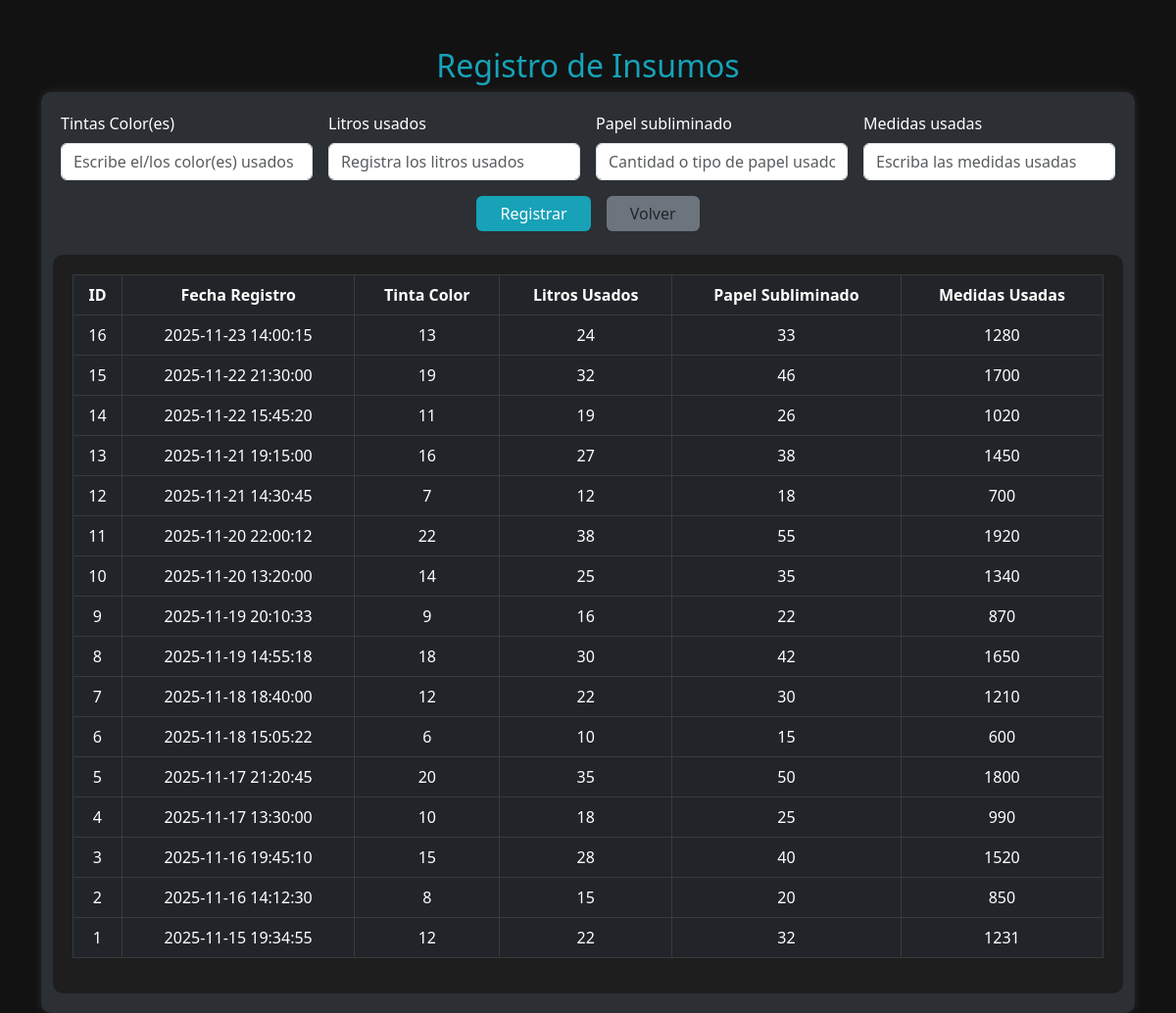
Screenshot of /registro_insumos.php with the database file from the repository.
### tables this page shows
CREATE TABLE `registro_insumos` (
  `id` int NOT NULL,
  `fecha_registro` timestamp NULL DEFAULT CURRENT_TIMESTAMP,
  `tinta_color` varchar(100) NOT NULL,
  `litros_usados` int NOT NULL,
  `papel_subliminado` int NOT NULL,
  `medidas_usadas` int NOT NULL
);

### registro_insumos.php (the view, shortened to what this page needs)
<?php
$host = "localhost";
$user = "root";
$password = "";
$database = "textil_db";
$conn = new mysqli($host, $user, $password, $database);
$sql = "SELECT * FROM registro_insumos ORDER BY id DESC";
$result = $conn->query($sql);
?>
<!DOCTYPE html>
<html lang="es">
<head>
    <link rel="stylesheet" href="https://cdn.jsdelivr.net/npm/bootstrap@5.3.0/dist/css/bootstrap.min.css">
</head>
<body>
<div class="container mt-5">
    <h2 class="text-center">Registro de Insumos</h2>
    <form method="POST" class="form-container">
    <div class="row g-3">
        <div class="col-md-3">
            <label class="form-label">Tintas Color(es)</label>
            <input type="text" name="tinta_color" class="form-control" placeholder="Escribe el/los color(es) usados" required>
        </div>
        <div class="col-md-3">
            <label class="form-label">Litros usados</label>
            <input type="number" step="0.01" name="litros_usados" class="form-control" placeholder="Registra los litros usados" required>
        </div>
        <div class="col-md-3">
            <label class="form-label">Papel subliminado</label>
            <input type="text" name="papel_subliminado" class="form-control" placeholder="Cantidad o tipo de papel usado" required>
        </div>
        <div class="col-md-3">
            <label class="form-label">Medidas usadas</label>
            <input type="text" name="medidas_usadas" class="form-control" placeholder="Escriba las medidas usadas" required>
        </div>
        <div class="col-md-12 d-flex justify-content-center">
            <button type="submit" class="btn btn-primary px-4">Registrar</button>
            <a href="dashboardtaller.php" class="btn btn-volver px-4 ms-3">Volver</a>
        </div>
</form>
    <div class="table-container mt-4">
        <table class="table table-dark table-bordered text-center">
            <thead>
    <tr>
        <th>ID</th>
        <th>Fecha Registro</th>
        <th>Tinta Color</th>
        <th>Litros Usados</th>
        <th>Papel Subliminado</th>
        <th>Medidas Usadas</th>
    </tr>
    <?php while($row = $result->fetch_assoc()) { ?>
    <tr>
        <td><?= $row['id'] ?></td>
        <td><?= $row['fecha_registro'] ?></td>
        <td><?= $row['tinta_color'] ?></td>
        <td><?= $row['litros_usados'] ?></td>
        <td><?= $row['papel_subliminado'] ?></td>
        <td><?= $row['medidas_usadas'] ?></td>
    </tr>
    <?php } ?>
</table>
    </div>
</div>
</body>
</html>

### registro_insumos.php (style rules this page uses)
body { background-color: #121212; color: white; }
.form-container { background-color: #2c2f33; padding: 20px; border-radius: 10px; box-shadow: 0 0 10px rgba(255, 255, 255, 0.1); }
.table-container { background-color: #1e1e1e; padding: 20px; border-radius: 10px; }
h2 { color: #17a2b8; }
.btn-primary { background-color: #17a2b8; border: none; }
.btn-volver { background-color: #6c757d; border: none; }

### rows the page displays
registro_insumos: id "16", fecha_registro "2025-11-23 14:00:15", tinta_color "13", litros_usados "24", papel_subliminado "33", medidas_usadas "1280"
registro_insumos: id "15", fecha_registro "2025-11-22 21:30:00", tinta_color "19", litros_usados "32", papel_subliminado "46", medidas_usadas "1700"
registro_insumos: id "14", fecha_registro "2025-11-22 15:45:20", tinta_color "11", litros_usados "19", papel_subliminado "26", medidas_usadas "1020"
registro_insumos: id "13", fecha_registro "2025-11-21 19:15:00", tinta_color "16", litros_usados "27", papel_subliminado "38", medidas_usadas "1450"
registro_insumos: id "12", fecha_registro "2025-11-21 14:30:45", tinta_color "7", litros_usados "12", papel_subliminado "18", medidas_usadas "700"
registro_insumos: id "11", fecha_registro "2025-11-20 22:00:12", tinta_color "22", litros_usados "38", papel_subliminado "55", medidas_usadas "1920"
registro_insumos: id "10", fecha_registro "2025-11-20 13:20:00", tinta_color "14", litros_usados "25", papel_subliminado "35", medidas_usadas "1340"
registro_insumos: id "9", fecha_registro "2025-11-19 20:10:33", tinta_color "9", litros_usados "16", papel_subliminado "22", medidas_usadas "870"
registro_insumos: id "8", fecha_registro "2025-11-19 14:55:18", tinta_color "18", litros_usados "30", papel_subliminado "42", medidas_usadas "1650"
registro_insumos: id "7", fecha_registro "2025-11-18 18:40:00", tinta_color "12", litros_usados "22", papel_subliminado "30", medidas_usadas "1210"
registro_insumos: id "6", fecha_registro "2025-11-18 15:05:22", tinta_color "6", litros_usados "10", papel_subliminado "15", medidas_usadas "600"
registro_insumos: id "5", fecha_registro "2025-11-17 21:20:45", tinta_color "20", litros_usados "35", papel_subliminado "50", medidas_usadas "1800"
registro_insumos: id "4", fecha_registro "2025-11-17 13:30:00", tinta_color "10", litros_usados "18", papel_subliminado "25", medidas_usadas "990"
registro_insumos: id "3", fecha_registro "2025-11-16 19:45:10", tinta_color "15", litros_usados "28", papel_subliminado "40", medidas_usadas "1520"
registro_insumos: id "2", fecha_registro "2025-11-16 14:12:30", tinta_color "8", litros_usados "15", papel_subliminado "20", medidas_usadas "850"
registro_insumos: id "1", fecha_registro "2025-11-15 19:34:55", tinta_color "12", litros_usados "22", papel_subliminado "32", medidas_usadas "1231"
